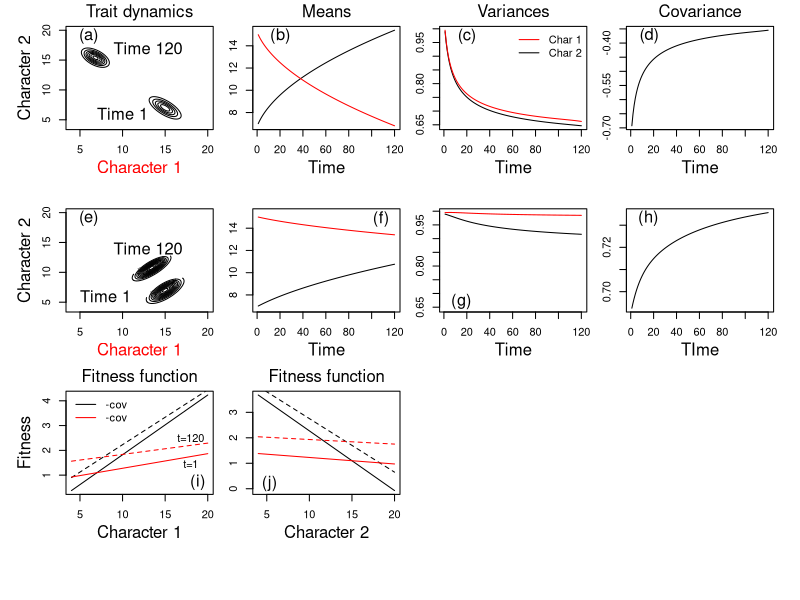

R code for this plot:
# This code draws figure 5 in Coulson et al.
# It runs two simulations to examine how genetic covariances influence evolution (a) to (h)
# before examining how fitness functions would evolve for each character if the other
# character was not measured.

# clear memory
rm(list=ls())
# load key libraries
library(mvtnorm)
library(Matrix)
# close any open graphics
graphics.off()
# phenomenological inheritance function H(z'|z,t)  zz = z' for R code
G.fun <- function(z, zz, mu.a, mu.b, sigma.a) {
  mu.z <- mu.a+mu.b*z
  sigma.z2 <- sigma.a
  sigma.z <- sqrt(sigma.z2)
  temp1 <- sqrt(2*pi)*sigma.z
  temp2 <- ((zz-mu.z)^2)/(2*sigma.z2)
  return(exp(-temp2)/temp1)
}
# calcaulte the moments of a distribution 
moments.fun <- function(x,z){
  mu <- sum(z*x)/sum(x)
  va <- sum(z*z*x)/sum(x)-mu^2
  sk <- (sum(z*z*z*x)/sum(x)-3*mu*va-mu^3)/(sqrt(va)^3)
  m4 <- sum(z*z*z*z*x)/sum(x)
  m3 <- sum(z*z*z*x)/sum(x)
  m2 <- sum(z*z*x)/sum(x)
  ku <- (m4-4*mu*m3+6*(mu^2)*m2-3*(mu^4))/(va^2)-3
  res <- c(mu,va,sk,ku,m2,m3,m4)
  names(res) <- c('Mean','Variance','Skew','Kurtosis','Moment 2','Moment 3','Moment 4')
  return(res)
}
# open drawing canvas
quartz()
par(mfrow=c(3,4),mar=c(5,2,1,1),oma=c(3,3,1,1))

# set up global parameters and choose initial values
# number of classes in the matrix
n <- 100
# values of breeding value distribution
z <- seq(4,20,length.out=n)
x <- z
# create the combinations of x and y
z1 <- rep(z,each=n)
z2 <- rep(z,times=n)
h <- z2[2]-z2[1]

z <- cbind(z1,z2)
rm(z1,z2)
# number of generations for the simulation
n.gens <- 120
# define arrays into which to place results
A <- array(NA,c(n*n,n.gens))
# start with the initial distributions
mu.a1 <- c(7,15)
sigma.a1 <- matrix(c(1,-0.7,-0.7,1),2,2)
# distribution of breeding values, environmental component and phenotype at time 1
A[,1] <- dmvnorm(z,mean=mu.a1,sigma=sigma.a1)

# scale to sum to unity
A[,1] <- A[,1]/sum(A[,1])

# fitness function
# parameters for fitness function
int <- 2 #1.2
slp.z1 <- 0.15 
slp.z2 <- -0.13
fitness.fun <- function(x1,x2,int,slp1,slp2) int+slp1*x1+slp2*x2

# start the main loop here
for (gens in 2:n.gens){
  w <- fitness.fun(z[,1],z[,2],int,slp.z1,slp.z2)
  # breeding value fitness
  A[,gens] <- w*A[,gens-1]
}

# now to graphing
covar <- function(x,y,n) sum(x*y*n)/sum(n)-((sum(x*n)/sum(n))*(sum(y*n)/sum(n)))
means <- function(x,n) sum(x*n)/sum(n)
means.a1 <- means.a2 <- var.a1 <- var.a2 <- covar.a <- means.w <- rep(NA,n.gens)
for (i in 1:n.gens){
  var.a1[i] <- covar(z[,1],z[,1],A[,i])
  var.a2[i] <- covar(z[,2],z[,2],A[,i])
  covar.a[i] <- covar(z[,1],z[,2],A[,i])
  means.a1[i] <- means(z[,1],A[,i])
  means.a2[i] <- means(z[,2],A[,i])
  means.w[i] <- means(w,A[,i])
}
contour(x,x,matrix(A[,1]+A[,n.gens]/sum(A[,gens]),100,100),xlab='',ylab='',axes=FALSE)
axis(2,labels=TRUE)
axis(1,labels=TRUE)
box()
mtext(side=2,line=2.5,'Character 2')
mtext(side=1,line=2.5,'Character 1',col='red')
mtext(side=3,line=0.5,'Trait dynamics')
text(10,6,'Time 1',cex=1.5)
text(13,17,'Time 120',cex=1.5)
text(6,19,'(a)',cex=1.5)
lims <- range(c(means.a1,means.a2))
plot(1:n.gens,means.a1,type='l',ylim=c(lims[1],lims[2]),xlab='',ylab='',axes=FALSE)
lines(1:n.gens,means.a2,col='red')
axis(side=2,labels=TRUE)
box()
mtext(side=3,line=0.5,'Means')
text(20,14.85,'(b)',cex=1.5)
mtext(side=1,line=2.5,'Time')
axis(1,labels=TRUE)
lims.v <- range(c(var.a1,var.a2))
plot(1:n.gens,var.a1,xlab='',ylab='',type='l',ylim=c(lims.v[1],lims.v[2]),axes=FALSE)
lines(1:n.gens,var.a2,col='red')
mtext(side=3,line=0.5,'Variances')
mtext(side=1,line=2.5,'Time')
axis(1,labels=TRUE)
box()
axis(2,labels=TRUE)
text(20,0.972,'(c)',cex=1.5)
leg.txt <- c('Char 1','Char 2')
leg.col <- c('red','black')
leg.lty <- c(1,1)
legend('topright',legend=leg.txt,col=leg.col,lty=leg.lty,bty='n')

plot(1:n.gens,covar.a,type='l',xlab='',ylab='',axes=FALSE)
mtext(side=3,line=0.5,'Covariance')
box()
axis(2,labels=TRUE)
text(16,-0.375,'(d)',cex=1.5)
mtext(side=1,line=2.5,'Time')
axis(1,labels=TRUE)

hat.int.2 <- hat.slps.2 <- hat.int.1 <- hat.slps.1 <- rep(NA,n.gens)
for (i in 1:n.gens){
  hat.slps.1[i] <- slp.z1+covar.a[i]/var.a1[i]*slp.z2
  hat.int.1[i] <- means.w[i]-hat.slps.1[i]*means.a1[i]
  hat.slps.2[i] <- slp.z2+covar.a[i]/var.a2[i]*slp.z1
  hat.int.2[i] <- means.w[i]-hat.slps.2[i]*means.a2[i]
}

biv.m1.list <- list(hat.slps.1,hat.int.1,hat.slps.2,hat.int.2)
means.m1 <- list(means.a1,means.a2)


# now repeat the exercise but with a different covariance between characters
n <- 100
# values of breeding value distribution
z <- seq(4,20,length.out=n)
x <- z
# create the combinations of x and y
z1 <- rep(z,each=n)
z2 <- rep(z,times=n)
h <- z2[2]-z2[1]

z <- cbind(z1,z2)
rm(z1,z2)
# number of generations for the simulation
n.gens <- 120
# define arrays into which to place results
A <- array(NA,c(n*n,n.gens))
# start with the initial distributions
mu.a1 <- c(7,15)
sigma.a1 <- matrix(c(1,0.7,0.7,1),2,2)
# distribution of breeding values, environmental component and phenotype at time 1
A[,1] <- dmvnorm(z,mean=mu.a1,sigma=sigma.a1)

# scale to sum to unity
A[,1] <- A[,1]/sum(A[,1])

# fitness function
# parameters for fitness function
int <- 2 #1.2
slp.z1 <- 0.15 
slp.z2 <- -0.13
fitness.fun <- function(x1,x2,int,slp1,slp2) int+slp1*x1+slp2*x2

# start the main loop here
for (gens in 2:n.gens){
  w <- fitness.fun(z[,1],z[,2],int,slp.z1,slp.z2)
  # breeding value fitness
  A[,gens] <- w*A[,gens-1]
}

# now to graphing - again
covar <- function(x,y,n) sum(x*y*n)/sum(n)-((sum(x*n)/sum(n))*(sum(y*n)/sum(n)))
means <- function(x,n) sum(x*n)/sum(n)
means.a1 <- means.a2 <- var.a1 <- var.a2 <- covar.a <- rep(NA,n.gens)
for (i in 1:n.gens){
  var.a1[i] <- covar(z[,1],z[,1],A[,i])
  var.a2[i] <- covar(z[,2],z[,2],A[,i])
  covar.a[i] <- covar(z[,1],z[,2],A[,i])
  means.a1[i] <- means(z[,1],A[,i])
  means.a2[i] <- means(z[,2],A[,i])
  means.w[i] <- means(w,A[,i])
}

contour(x,x,matrix(A[,1]+A[,n.gens]/sum(A[,gens]),100,100),xlab='',ylab='',axes=FALSE)
mtext(side=2,line=2.5,'Character 2')
box()
axis(side=2,labels=TRUE)
text(8,6,'Time 1',cex=1.5)
text(13,14,'Time 120',cex=1.5)
text(6,19,'(e)',cex=1.5)
mtext(side=1,line=2.5,'Character 1',col='red')
axis(1,labels=TRUE)

plot(1:n.gens,means.a1,type='l',ylim=c(lims[1],lims[2]),xlab='',ylab='',axes=FALSE)
lines(1:n.gens,means.a2,col='red')
#mtext(side=1,line=2.5,'Time')
box()
axis(side=2,labels=TRUE)
text(108,14.8,'(f)',cex=1.5)
mtext(side=1,line=2.5,'Time')
axis(1,labels=TRUE)

plot(1:n.gens,var.a1,xlab='',ylab='',type='l',ylim=c(lims.v[1],lims.v[2]),axes=FALSE)
lines(1:n.gens,var.a2,col='red')
#mtext(side=1,line=2.5,'Time')
box()
axis(side=2,labels=TRUE)
text(15,0.67,'(g)',cex=1.5)
mtext(side=1,line=2.5,'Time')
axis(1,labels=TRUE)

plot(1:n.gens,covar.a,type='l',xlab='',ylab='',axes=FALSE)
box()
axis(side=2,labels=TRUE)
text(15,0.733,'(h)',cex=1.5)
mtext(side=1,line=2.5,'TIme')
axis(1,labels=TRUE)

# now move to estimating fitness functions in the absence of each character being measured
hat.int.2 <- hat.slps.2 <- hat.int.1 <- hat.slps.1 <- rep(NA,n.gens)
for (i in 1:n.gens){
  hat.slps.1[i] <- slp.z1+covar.a[i]/var.a1[i]*slp.z2
  hat.int.1[i] <- means.w[i]-hat.slps.1[i]*means.a1[i]
  hat.slps.2[i] <- slp.z2+covar.a[i]/var.a2[i]*slp.z1
  hat.int.2[i] <- means.w[i]-hat.slps.2[i]*means.a2[i]
}

biv.m2.list <- list(hat.slps.1,hat.int.1,hat.slps.2,hat.int.2)
means.m2 <- list(means.a1,means.a2)



hat.int.2 <- hat.slps.2 <- hat.int.1 <- hat.slps.1 <- rep(NA,n.gens)
for (i in 1:n.gens){
  hat.slps.1[i] <- slp.z1+covar.a[i]/var.a1[i]*slp.z2
  hat.int.1[i] <- means.w[i]-hat.slps.1[i]*means.a1[i]
  hat.slps.2[i] <- slp.z2+covar.a[i]/var.a2[i]*slp.z1
  hat.int.2[i] <- means.w[i]-hat.slps.2[i]*means.a2[i]
}

biv.m3.list <- list(hat.slps.1,hat.int.1,hat.slps.2,hat.int.2)
means.m3 <- list(means.a1,means.a2)

plot(x,biv.m1.list[[2]][1]+biv.m1.list[[1]][1]*x,type='l',xlab='',ylab='')
lines(x,biv.m1.list[[2]][n.gens]+biv.m1.list[[1]][n.gens]*x,lty=2)
lines(x,biv.m2.list[[2]][1]+biv.m2.list[[1]][1]*x,col='red')
lines(x,biv.m2.list[[2]][n.gens]+biv.m2.list[[1]][n.gens]*x,col='red',lty=2)
leg.text <- c('-cov','-cov')
leg.lty <- c(1,1)
leg.col <- c('black','red')
legend('topleft',legend=leg.text,lty=leg.lty,col=leg.col,bty='n')
mtext(side=3,line=0.5,'')
mtext(side=1,line=2.5,'Character 1')
mtext(side=2,line=2.5,'Fitness')
text(18.8,0.7,'(i)',cex=1.5)
mtext(side=3,line=0.5,'Fitness function')
text(18,1.45,'t=1')
text(18,2.5,'t=120')
plot(x,biv.m1.list[[4]][1]+biv.m1.list[[3]][1]*x,type='l',xlab='',ylab="")
lines(x,biv.m1.list[[4]][n.gens]+biv.m1.list[[3]][n.gens]*x,lty=2)
lines(x,biv.m2.list[[4]][1]+biv.m2.list[[3]][1]*x,col='red')
lines(x,biv.m2.list[[4]][n.gens]+biv.m2.list[[3]][n.gens]*x,col='red',lty=2)

text(5.3,0.2,'(j)',cex=1.5)
mtext(side=3,line=0.5,'Fitness function')
mtext(side=1,line=2.5,'Character 2')

sel.m1.z1 <- means.m1[[1]][-1]-means.m1[[1]][-length(means.m1[[1]])]
sel.m1.z2 <- means.m1[[2]][-1]-means.m1[[2]][-length(means.m1[[1]])]
sel.m2.z1 <- means.m2[[1]][-1]-means.m2[[1]][-length(means.m2[[1]])]
sel.m2.z2 <- means.m2[[2]][-1]-means.m2[[2]][-length(means.m2[[1]])]
sel.m3.z1 <- means.m3[[1]][-1]-means.m3[[1]][-length(means.m3[[1]])]
sel.m3.z2 <- means.m3[[2]][-1]-means.m3[[2]][-length(means.m3[[1]])]
